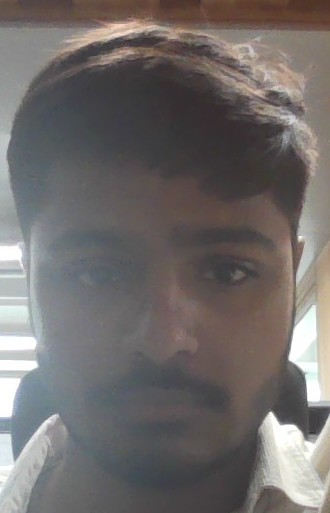
#> input picture WIN_20250513_16_28_13_Pro.jpg, 330 x 513 px, given in place of face-demographics-walking.mp4, which was not available
$ python OpenCV_CC.py
#> lines starting #> are read from the running program, lines starting #| are printed output that depends on the picture; after the words box and inside, x2 and y2 are one past the last pixel; in counts of white or black regions, pixels touching at a corner belong together; pictures that were not available may be replaced by others from this repository, and a replacement may not be noted
import cv2
import matplotlib.pyplot as plt
import numpy as np
import argparse
# Open default camera (0 = primary webcam)
cap = cv2.VideoCapture('face-demographics-walking.mp4')
width = int(cap.get(cv2.CAP_PROP_FRAME_WIDTH))
height = int(cap.get(cv2.CAP_PROP_FRAME_HEIGHT))
print(width,height)
# 480 x 640

print(cv2.data.haarcascades)


parser = argparse.ArgumentParser(description='Code for Cascade Classifier tutorial.')
parser.add_argument('--face_cascade', help='Path to face cascade.', default=cv2.data.haarcascades+'haarcascade_frontalface_alt.xml')
parser.add_argument('--eyes_cascade', help='Path to eyes cascade.', default=cv2.data.haarcascades+'haarcascade_eye_tree_eyeglasses.xml')
parser.add_argument('--camera', help='Camera divide number.', type=int, default=0)
args = parser.parse_args()
face_cascade_name = args.face_cascade
eyes_cascade_name = args.eyes_cascade
face_cascade = cv2.CascadeClassifier()
eyes_cascade = cv2.CascadeClassifier()

#-- 1. Load the cascades
if not face_cascade.load(face_cascade_name):
    print('--(!)Error loading face cascade')
    exit(0)
if not eyes_cascade.load(eyes_cascade_name):
    print('--(!)Error loading eyes cascade')
    exit(0)

while True:
    ret, frame = cap.read()
#> frame is the input picture: shape (513, 330, 3); mean B, G, R 106.1, 107.5, 112.2
    if not ret:
        break
    frame_gray = cv2.cvtColor(frame,cv2.COLOR_BGR2GRAY)
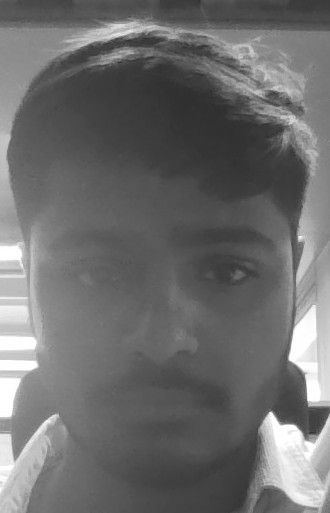
#> frame_gray: shape (513, 330); min 46, max 255, mean 108.7
    frame_gray = cv2.equalizeHist(frame_gray)
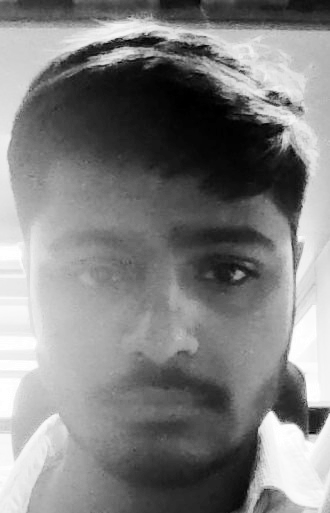
#> frame_gray: shape (513, 330); min 0, max 255, mean 128.6
    faces = face_cascade.detectMultiScale(frame_gray)
#> faces = [[18, 158, 300, 300]]
    for (x,y,w,h) in faces:
        center = (x + w//2, y + h//2)
        frame = cv2.ellipse(frame, center, (w//2, h//2), 0, 0, 360, (255, 0, 255), 4)
        faceROI = frame_gray[y:y+h,x:x+w]
        #-- In each face, detect eyes
        eyes = eyes_cascade.detectMultiScale(faceROI)
        for (x2,y2,w2,h2) in eyes:
            eye_center = (x + x2 + w2//2, y + y2 + h2//2)
            radius = int(round((w2 + h2)*0.25))
            frame = cv2.circle(frame, eye_center, radius, (255, 0, 0 ), 4)
#> this loop made 1 pass
#> (x, y, w, h, center, eyes) on pass 1: (18, 158, 300, 300, (168, 308), [[176, 81, 71, 71]])
#> pass 1, `frame = cv2.ellipse(frame, center, (w//2, h//2), 0, 0, 360, (255, 0, 2..`:
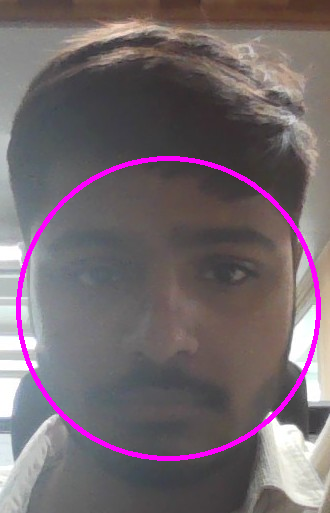
#> frame: shape (513, 330, 3); 2.73% of pixels changed, all inside (x1, y1, x2, y2) = (16, 156, 321, 461)
#> pass 1, `faceROI = frame_gray[y:y+h,x:x+w]`:
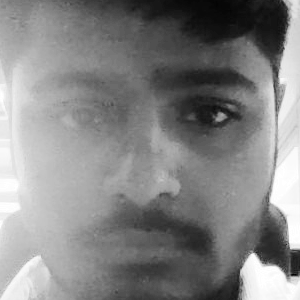
#> faceROI: shape (300, 300); min 1, max 255, mean 132.2
#> after the loop:
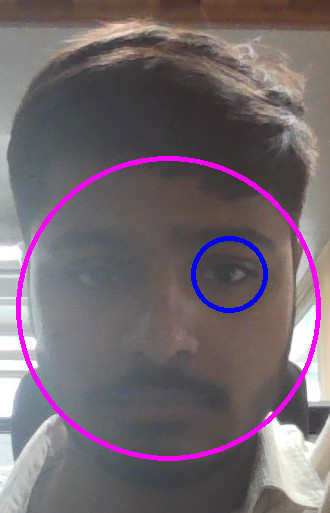
#> frame: shape (513, 330, 3); 0.66% of pixels changed, all inside (x1, y1, x2, y2) = (191, 236, 268, 313)
    cv2.imshow('Capture - Face detection', frame)


    # Break on 'q' key
    if cv2.waitKey(1) & 0xFF == ord('q'):
#> (key q is pressed here)
        break

cap.release()
cv2.destroyAllWindows()
